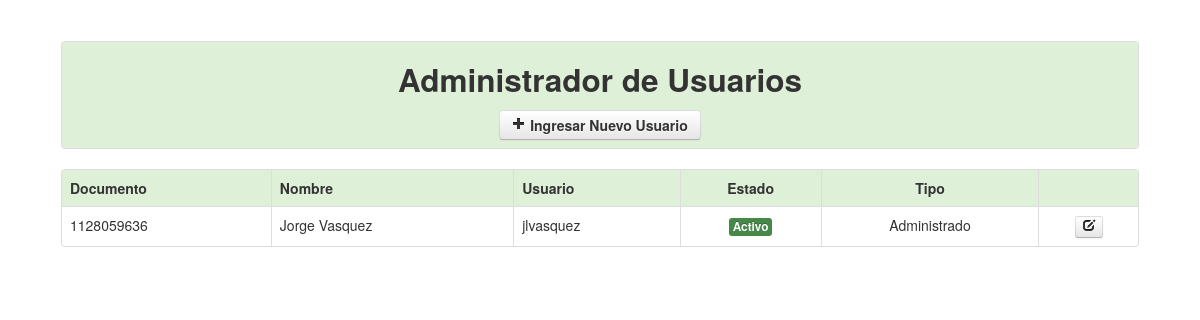
The page /usuarios.php (signed in) on the database its author committed.
### tables this page shows
CREATE TABLE IF NOT EXISTS `usuarios` (
  `ced` varchar(255) NOT NULL,
  `estado` varchar(255) NOT NULL,
  `nom` varchar(255) NOT NULL,
  `usu` varchar(255) NOT NULL,
  `con` varchar(255) NOT NULL,
  `tipo` varchar(255) NOT NULL,
  PRIMARY KEY (`ced`)
);

### usuarios.php (the view, shortened to what this page needs)
<?php
		include_once('Class/funciones.php');
?>
<!DOCTYPE html>
<html lang="en">
<head>
    <link href="css/bootstrap.css" rel="stylesheet">
    <link href="css/bootstrap-responsive.css" rel="stylesheet">
    <link href="css/docs.css" rel="stylesheet">
    <link href="js/google-code-prettify/prettify.css" rel="stylesheet">
</head>
<body data-spy="scroll" data-target=".bs-docs-sidebar">
<div align="center">
	<table width="90%">
      <tr>
        <td>
        	<table class="table table-bordered">
              <tr class="success">
                <td>
                	<center>
                    	<h2>Administrador de Usuarios</h2>
                		<a href="#nuevo" role="button" class="btn" data-toggle="modal">
                        	<strong><i class="icon-plus"></i> Ingresar Nuevo Usuario</strong>
                        </a>
                    </center>
              	</td>
              </tr>
            </table>
            <table class="table table-bordered">
            	<tr class="success">
                    <td><strong>Documento</strong></td>
                    <td><strong>Nombre</strong></td>
                    <td><strong>Usuario</strong></td>
                    <td><strong><center>Estado</center></strong></td>
                    <td><strong><center>Tipo</center></strong></td>
                    <td><strong></strong></td>
              	</tr>
                <?php
					$sql=mysql_query("SELECT * FROM usuarios");
					while($row=mysql_fetch_array($sql)){
						if($row['tipo']=='a'){
							$tipo='Administrado';
						}else{
							$tipo='Usuario';
						}
				?>
                <tr>
                    <td><?php echo $row['ced']; ?></td>
                    <td><?php echo $row['nom']; ?></td>
                    <td><?php echo $row['usu']; ?></td>
                    <td><center><?php echo estado($row['estado']); ?></center></td>
                    <td><center><?php echo $tipo; ?></center></td>
                    <td>
                    	<center>
                        	<a href="#u<?php echo $row['usu']; ?>" role="button" class="btn btn-mini" data-toggle="modal">
                            	<i class="icon-edit"></i>
                            </a>
                        </center>
                    </td>
              	</tr>
                <?php } ?>
            </table>
        </td>
      </tr>
    </table>
</div>
</body>
</html>

### Class/funciones.php (shortened to what this page needs)
<?php
	function estado($estado){
		if($estado=='s'){
			return '<span class="label label-success">Activo</span>';
		}else{
			return '<span class="label label-important">No Activo</span>';
		}
	}
?>

### css/docs.css (style rules this page uses)
body { position: relative; padding-top: 40px; }

### rows shown on the page
usuarios: ced "1128059636", nom "Jorge Vasquez", usu "jlvasquez", estado "Activo", tipo "Administrado"
